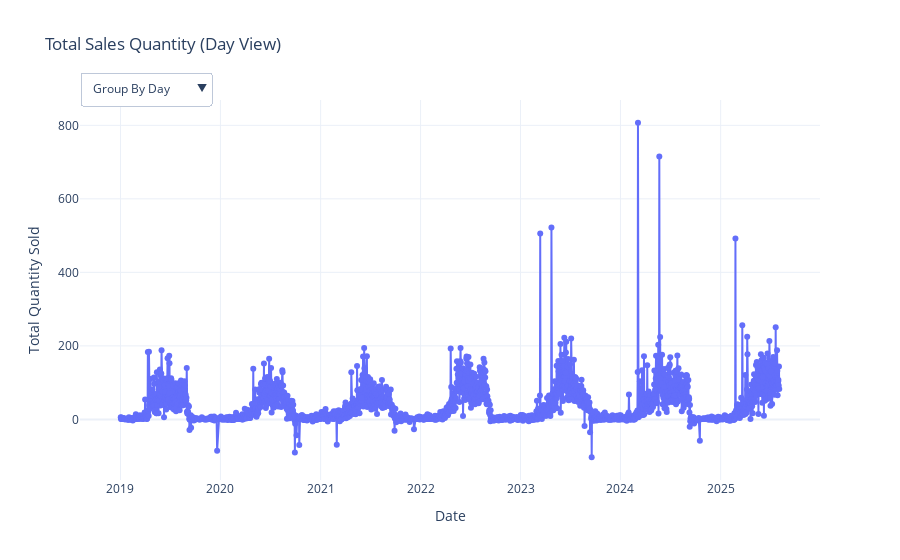

The code cell stored with this chart in its notebook:
### Code cell
# Visualize Data to Identify Patterns and Seasonality
plot_interactive_sales_dashboard(data)
